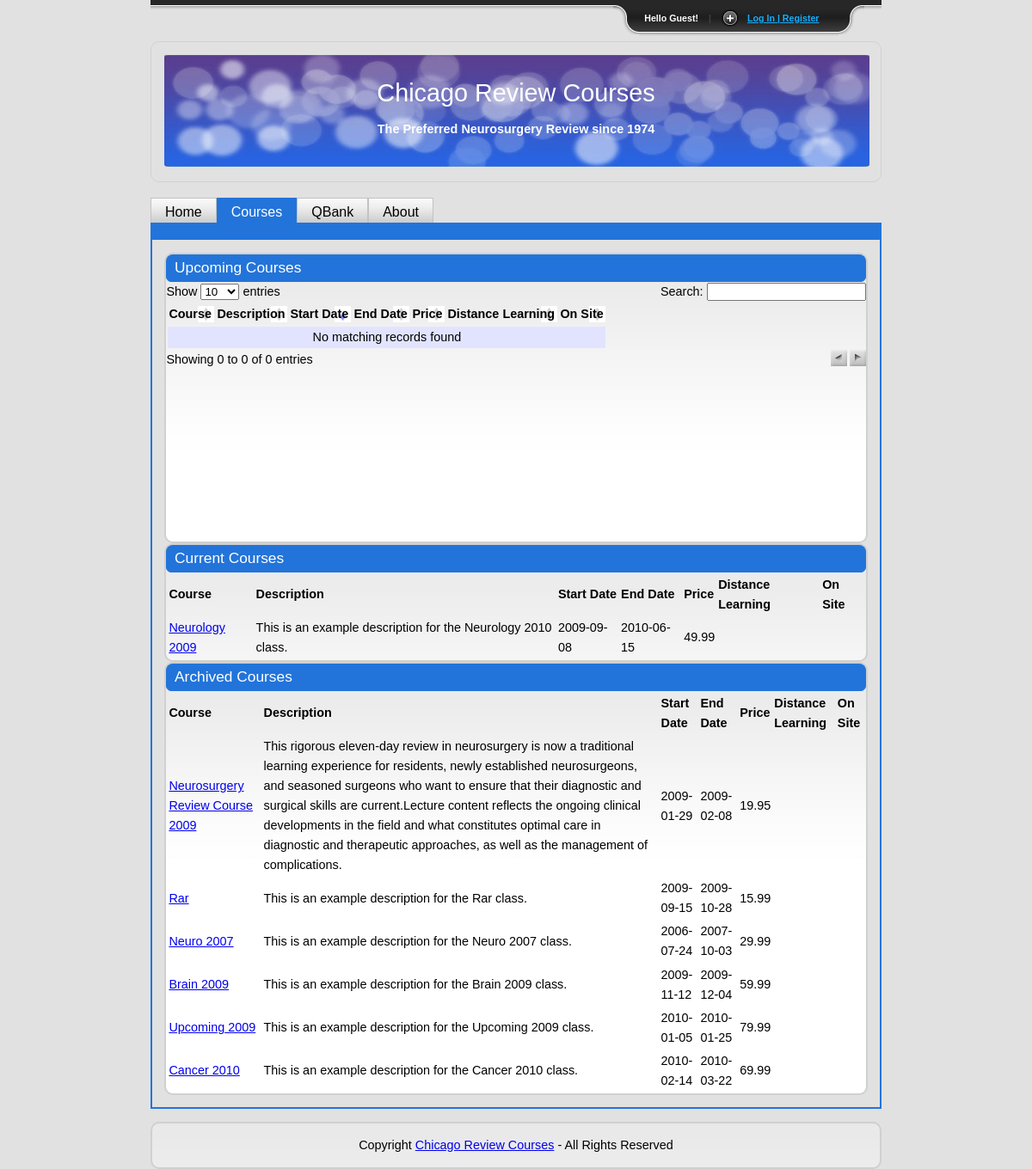
Screenshot of /main/courses with the database file from the repository.
### application/views/template.php (called while the page is built, shortened)
<?php $this->load->view('header'); ?>
<?php $this->load->view($content); ?>

### application/controllers/main.php (called while the page is built, shortened)
<?php
class Main extends Controller
{
	function courses()
	{
		$data['content'] = 'courses';
		$this->load->view('template', $data);
	}
}
?>

### index.php (called while the page is built, shortened)
<?php
require_once BASEPATH.'codeigniter/CodeIgniter'.EXT;

### CI-1.7.2/database/DB_active_rec.php (called while the page is built, shortened)
<?php  if ( ! defined('BASEPATH')) exit('No direct script access allowed');
class CI_DB_active_record extends CI_DB_driver {
	var $ar_select				= array();
	var $ar_distinct			= FALSE;
	var $ar_from				= array();
	var $ar_where				= array();
	var $ar_caching 			= FALSE;
	function from($from)
	{
		foreach ((array)$from as $val)
		{
			if (strpos($val, ',') !== FALSE)
			{
				foreach (explode(',', $val) as $v)
				{
					$v = trim($v);
					$this->_track_aliases($v);
					$this->ar_from[] = $this->_protect_identifiers($v, TRUE, NULL, FALSE);
					if ($this->ar_caching === TRUE)
					{
						$this->ar_cache_from[] = $this->_protect_identifiers($v, TRUE, NULL, FALSE);
						$this->ar_cache_exists[] = 'from';
					}
				}
			}
			else
			{
				$val = trim($val);
				$this->ar_from[] = $this->_protect_identifiers($val, TRUE, NULL, FALSE);
			}
		}
		return $this;
	}
	function get($table = '', $limit = null, $offset = null)
	{
		$sql = $this->_compile_select();
		$result = $this->query($sql);
		return $result;
	}
	function _compile_select($select_override = FALSE)
	{
		if ($select_override !== FALSE)
		{
			$sql = $select_override;
		}
		else
		{
			$sql = ( ! $this->ar_distinct) ? 'SELECT ' : 'SELECT DISTINCT ';
			if (count($this->ar_select) == 0)
			{
				$sql .= '*';
			}
			else
			{
				foreach ($this->ar_select as $key => $val)
				{
					$this->ar_select[$key] = $this->_protect_identifiers($val);
				}
				$sql .= implode(', ', $this->ar_select);
			}
		}
		if (count($this->ar_from) > 0)
		{
			$sql .= "\nFROM ";
			$sql .= $this->_from_tables($this->ar_from);
		}
		$sql .= implode("\n", $this->ar_where);
		return $sql;
	}
	function _reset_select()
	{
		$ar_reset_items = array(
								'ar_select'			=> array(),
								'ar_from'			=> array(),
								'ar_join'			=> array(),
								'ar_where'			=> array(),
								'ar_like'			=> array(),
								'ar_groupby'		=> array(),
								'ar_having'			=> array(),
								'ar_orderby'		=> array(),
								'ar_wherein'		=> array(),
								'ar_aliased_tables'	=> array(),
								'ar_distinct'		=> FALSE,
								'ar_limit'			=> FALSE,
								'ar_offset'			=> FALSE,
								'ar_order'			=> FALSE,
							);
	}
}

### CI-1.7.2/database/DB_driver.php (called while the page is built, shortened)
<?php  if ( ! defined('BASEPATH')) exit('No direct script access allowed');
class CI_DB_driver {
	var $database;
	var $dbdriver		= 'mysql';
	var $pconnect		= FALSE;
	var $conn_id		= FALSE;
	var $result_id		= FALSE;
	var $db_debug		= FALSE;
	var $save_queries	= TRUE;
	var $_protect_identifiers	= TRUE;
	var $_reserved_identifiers	= array('*');
	function initialize()
	{
		$this->conn_id = ($this->pconnect == FALSE) ? $this->db_connect() : $this->db_pconnect();
		if ($this->database != '')
		{
			if ( ! $this->db_select())
			{
				log_message('error', 'Unable to select database: '.$this->database);
				if ($this->db_debug)
				{
					$this->display_error('db_unable_to_select', $this->database);
				}
				return FALSE;
			}
			else
			{
				return TRUE;
			}
		}
		return TRUE;
	}
	function query($sql, $binds = FALSE, $return_object = TRUE)
	{
		$time_start = list($sm, $ss) = explode(' ', microtime());
		if (FALSE === ($this->result_id = $this->simple_query($sql)))
		{
			if ($this->save_queries == TRUE)
			{
				$this->query_times[] = 0;
			}
			$this->_trans_status = FALSE;
			if ($this->db_debug)
			{
				$error_no = $this->_error_number();
				$error_msg = $this->_error_message();
				$this->trans_complete();
				log_message('error', 'Query error: '.$error_msg);
				return $this->display_error(
										array(
												'Error Number: '.$error_no,
												$error_msg,
												$sql
											)
										);
			}
			return FALSE;
		}
		$time_end = list($em, $es) = explode(' ', microtime());
		$RES 			= new $driver();
		$RES->conn_id	= $this->conn_id;
		$RES->result_id	= $this->result_id;
		$RES->num_rows	= $RES->num_rows();
		return $RES;
	}
	function load_rdriver()
	{
		$driver = 'CI_DB_'.$this->dbdriver.'_result';
		return $driver;
	}
	function simple_query($sql)
	{
		return $this->_execute($sql);
	}
	function is_write_type($sql)
	{
		if ( ! preg_match('/^\s*"?(SET|INSERT|UPDATE|DELETE|REPLACE|CREATE|DROP|TRUNCATE|LOAD DATA|COPY|ALTER|GRANT|REVOKE|LOCK|UNLOCK)\s+/i', $sql))
		{
			return FALSE;
		}
		return TRUE;
	}
	function close()
	{
		$this->conn_id = FALSE;
	}
	function _protect_identifiers($item, $prefix_single = FALSE, $protect_identifiers = NULL, $field_exists = TRUE)
	{
		if ( ! is_bool($protect_identifiers))
		{
			$protect_identifiers = $this->_protect_identifiers;
		}
		$item = preg_replace('/[\t ]+/', ' ', $item);
		$alias = '';
		if ($protect_identifiers === TRUE AND ! in_array($item, $this->_reserved_identifiers))
		{
			$item = $this->_escape_identifiers($item);
		}
		return $item.$alias;
	}
}

### CI-1.7.2/database/drivers/mysql/mysql_driver.php (called while the page is built, shortened)
<?php  if ( ! defined('BASEPATH')) exit('No direct script access allowed');
class CI_DB_mysql_driver extends CI_DB {
	var	$_escape_char = '`';
	function db_pconnect()
	{
		return @mysql_pconnect($this->hostname, $this->username, $this->password);
	}
	function _execute($sql)
	{
		$sql = $this->_prep_query($sql);
		return @mysql_query($sql, $this->conn_id);
	}
	function _prep_query($sql)
	{
		return $sql;
	}
	function _escape_identifiers($item)
	{
		if (strpos($item, '.') !== FALSE)
		{
			$str = $this->_escape_char.str_replace('.', $this->_escape_char.'.'.$this->_escape_char, $item).$this->_escape_char;
		}
		else
		{
			$str = $this->_escape_char.$item.$this->_escape_char;
		}
		return preg_replace('/['.$this->_escape_char.']+/', $this->_escape_char, $str);
	}
	function _from_tables($tables)
	{
		return '('.implode(', ', $tables).')';
	}
}

### application/models/classes_model.php (called while the page is built, shortened)
<?php
class Classes_model extends Model {
  function getAllClasses(){
    $query=$this->db->get('class');
    if($query->num_rows()>0){
      return $query->result();
    }
  }
}
?>

### CI-1.7.2/database/drivers/mysql/mysql_result.php (called while the page is built, shortened)
<?php  if ( ! defined('BASEPATH')) exit('No direct script access allowed');
class CI_DB_mysql_result extends CI_DB_result {
	function num_rows()
	{
		return @mysql_num_rows($this->result_id);
	}
	function _data_seek($n = 0)
	{
		return mysql_data_seek($this->result_id, $n);
	}
	function _fetch_object()
	{
		return mysql_fetch_object($this->result_id);
	}
}

### CI-1.7.2/database/DB_result.php (called while the page is built, shortened)
<?php  if ( ! defined('BASEPATH')) exit('No direct script access allowed');
class CI_DB_result {
	var $result_object	= array();
	function result($type = 'object')
	{
		return ($type == 'object') ? $this->result_object() : $this->result_array();
	}
	function result_object()
	{
		while ($row = $this->_fetch_object())
		{
			$this->result_object[] = $row;
		}
		return $this->result_object;
	}
}

### application/views/courses.php (the view, shortened to what this page needs)
<div id="main">
	<?php
		$result = $this->classes_model->getAllClasses();
		$currentDate = date('Y-m-d');
		function compare_Dates($currentDate, $classStartDate, $classEndDate)
		{
			$today = strtotime($currentDate);
			$compare_StartDate = strtotime($classStartDate);
			$compare_EndDate = strtotime($classEndDate);
			if ($compare_StartDate > $today)
			{
				$valid = "UPCOMING";
			}
			else if ($compare_EndDate < $today)
			{
				$valid = "ARCHIVE";
			}
			else if (($compare_StartDate < $today) && ($compare_EndDate > $today))
			{
				$valid = "CURRENT";
			}
			return $valid;
		}
	?>
	<div id="courses_lvl1">
		<div id="current_courses">
			<h2>Upcoming Courses</h2>
			<table id="public_upcoming_courses">
				<thead>
					<tr>
						<th>Course</th>
						<th>Description</th>
						<th>Start Date</th>
						<th>End Date</th>
						<th>Price</th>
                        <th>Distance Learning</th>
                        <th>On Site</th>
					 </tr>
				 </thead>
				 <tbody>
				</tbody>
			 </table>
		</div>
	</div>
	<div id="courses_lvl1">
		<div>
			<h2>Current Courses</h2>
			<table id="public_current_courses">
				<thead>
					<tr>
						<th>Course</th>
						<th>Description</th>
						<th>Start Date</th>
						<th>End Date</th>
						<th>Price</th>
                        <th>Distance Learning</th>
                        <th>On Site</th>
					 </tr>
				 </thead>
				 <tbody>
					<?php
						foreach ($result as $classInfo)
						{
							if (compare_Dates($currentDate, date('Y-m-d', strtotime($classInfo->classStartDate)), date('Y-m-d', strtotime($classInfo->classEndDate))) == "CURRENT")
							{
								echo	'<tr>
										<td><a href="<?php echo base_url();?>main/moreInfo.php">'.$classInfo->classTitle.'</a></td>
										<td>'.$classInfo->classDesc.'</td>
										<td>'.$classInfo->classStartDate.'</td>
										<td>'.$classInfo->classEndDate.'</td>
										<td>'.$classInfo->classPrice.'</td>
										</tr>';
							}
						}
					?>
				</tbody>
			 </table>
		</div>
	</div>
	<div id="courses_lvl1">
		<div>
			<h2>Archived Courses</h2>
			<table id="public_archive_courses">
				<thead>
					<tr>
						<th>Course</th>
						<th>Description</th>
						<th>Start Date</th>
						<th>End Date</th>
						<th>Price</th>
                        <th>Distance Learning</th>
                        <th>On Site</th>
					 </tr>
				 </thead>
				 <tbody>
					<?php
						foreach ($result as $classInfo)
						{
							if (compare_Dates($currentDate, date('Y-m-d', strtotime($classInfo->classStartDate)), date('Y-m-d', strtotime($classInfo->classEndDate))) == "ARCHIVE")
							{
								echo	'<tr>
										<td><a href="<?php echo base_url();?>main/moreInfo.php">'.$classInfo->classTitle.'</a></td>
										<td>'.$classInfo->classDesc.'</td>
										<td>'.$classInfo->classStartDate.'</td>
										<td>'.$classInfo->classEndDate.'</td>
										<td>'.$classInfo->classPrice.'</td>
										</tr>';
							}
						}
					?>
				</tbody>
			 </table>
		</div>
	</div>
</div>

### rows the page displays
class: classTitle "Neurology 2009", classDesc "This is an example description for the Neurology 2010 class.", classStartDate "2009-09-08", classEndDate "2010-06-15", classPrice "49.99"
class: classTitle "Neurosurgery Review Course 2009", classDesc "This rigorous eleven-day review in neurosurgery is now a traditional learning experience for residents, newly established neurosurgeons, and seasoned surgeons who want to ensure that their diagnostic and surgical skills are current.Lecture content reflects the ongoing clinical developments in the field and what constitutes optimal care in diagnostic and therapeutic approaches, as well as the management of complications.", classStartDate "2009-01-29", classEndDate "2009-02-08", classPrice "19.95"
class: classTitle "Rar", classDesc "This is an example description for the Rar class.", classStartDate "2009-09-15", classEndDate "2009-10-28", classPrice "15.99"
class: classTitle "Neuro 2007", classDesc "This is an example description for the Neuro 2007 class.", classStartDate "2006-07-24", classEndDate "2007-10-03", classPrice "29.99"
class: classTitle "Brain 2009", classDesc "This is an example description for the Brain 2009 class.", classStartDate "2009-11-12", classEndDate "2009-12-04", classPrice "59.99"
class: classTitle "Upcoming 2009", classDesc "This is an example description for the Upcoming 2009 class.", classStartDate "2010-01-05", classEndDate "2010-01-25", classPrice "79.99"
class: classTitle "Cancer 2010", classDesc "This is an example description for the Cancer 2010 class.", classStartDate "2010-02-14", classEndDate "2010-03-22", classPrice "69.99"
